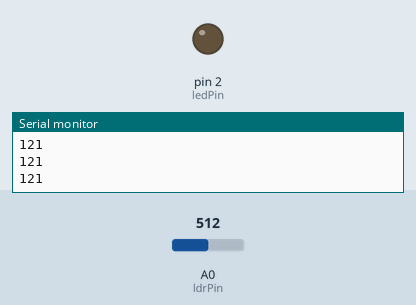
Bench run of a sketch on a simulated Arduino Uno, built with avr-gcc and run on an emulated ATmega328P. Parts: output pins drawn as LEDs (lit = HIGH), the last lines printed to the serial monitor. The test bench sets the inputs (shaded band); at power-on: A0 (ldrPin) = 512.

Above: at 1.2 s.
1.3 s: A0 (ldrPin) set to 549
At 2.2 s:
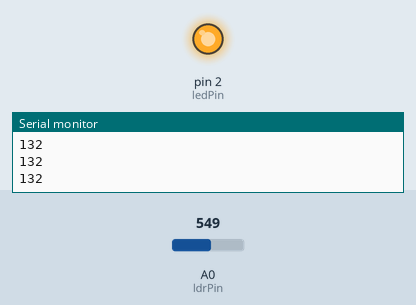
2.8 s: A0 (ldrPin) set to 511
At 3.5 s:
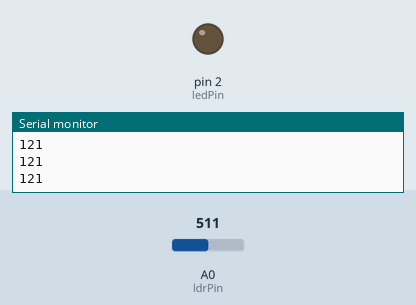
4.3 s: A0 (ldrPin) set to 716
At 4.9 s:
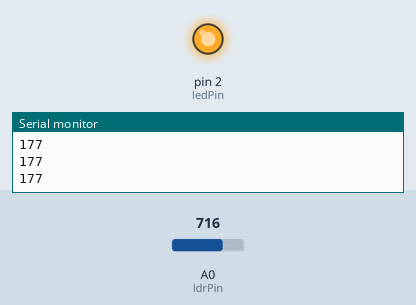
Timing chart, 0 to 7.3 s (numbered marks = the images above; inputs shaded):
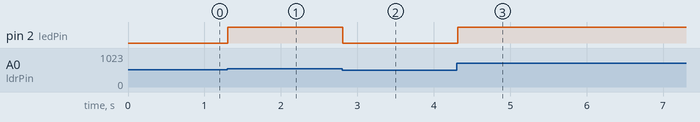

The sketch:

fotoresistor_led_inteligente.ino
```cpp
/* photoresistor_analog_read.ino
  __  _       _      ___   ___  _  _    __
 / / | | __ _| |__  ( _ ) / _ \| || |   \ \
/ /  | |/ _` | '_ \ / _ \| | | | || |_   \ \
\ \  | | (_| | |_) | (_) | |_| |__   _|  / /
 \_\ |_|\__,_|_.__/ \___/ \___/   |_|   /_/
*/

int readLDR(int pin);

const int ldrPin = A0;
const int ledPin = 2;

int ldrRead;

void setup()
{
	Serial.begin(9600);
	pinMode(ldrPin, INPUT);
	pinMode(ledPin, OUTPUT);
}

void loop()
{
    ldrRead = readLDR(ldrPin);
    analogWrite(ledPin, ldrRead);
    Serial.println(ldrRead);
    delay(100);
}

int readLDR(int pin)
{
	int analogueWriteVal = analogRead(pin);
	analogueWriteVal = map(analogueWriteVal, 65, 1000, 0, 255);
	if (analogueWriteVal < 0)
		analogueWriteVal = 0;

	return analogueWriteVal;
}
```

Measured:
- the behaviour switches between 534 and 535 on A0 (ldrPin) (found by bisection; images 0 and 1)
- after the input at 1.3 s, pin 2 (ledPin): LOW → HIGH at once
- after the input at 2.8 s, pin 2 (ledPin): HIGH → LOW at once
- after the input at 4.3 s, pin 2 (ledPin): LOW → HIGH at once
